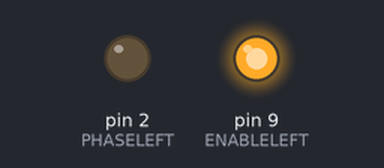
A sketch run on a simulated Arduino Uno, built with avr-gcc and run on an emulated ATmega328P. Shown: output pins drawn as LEDs (lit = HIGH).

Above: at 1.0 s.
At 3.0 s:
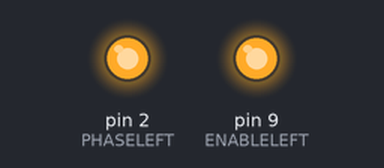
Timing chart, 0 to 5.2 s (numbered marks = the images above):
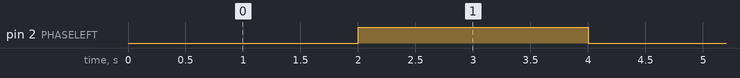

The sketch:

drv8838.ino
```cpp
//TEST CODE FOR DR8838 BREAKOUT

#define PHASELEFT 2
#define ENABLELEFT 9 // PWM PIN

void setup() {
  //SET PINMODES FOR DR8838
  pinMode(PHASELEFT, OUTPUT);
  pinMode(ENABLELEFT, OUTPUT);

  digitalWrite(PHASELEFT, LOW);
  analogWrite(ENABLELEFT,255);
}

void loop() {
  // put your main code here, to run repeatedly:
  delay(2000);
  digitalWrite(PHASELEFT, HIGH);
  delay(2000);
  digitalWrite(PHASELEFT, LOW);


}
```

Measured:
- by itself, pin 2 (PHASELEFT): alternates HIGH for 2.0 s and LOW for 2.0 s
